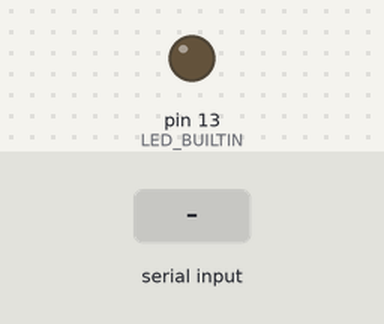
The sketch below on a simulated Arduino Uno, built with avr-gcc and run on an emulated ATmega328P. On the bench: output pins drawn as LEDs (lit = HIGH). The inputs (shaded band) are chosen by the test bench.

Above: at 1.2 s.
1.3 s: "1" received over Serial
At 2.3 s:
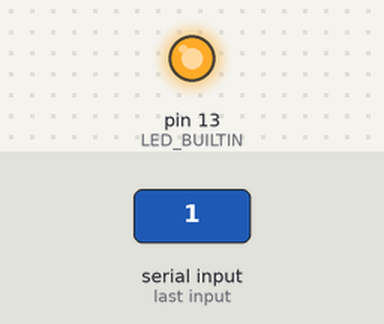
2.8 s: "2" received over Serial
At 3.5 s:
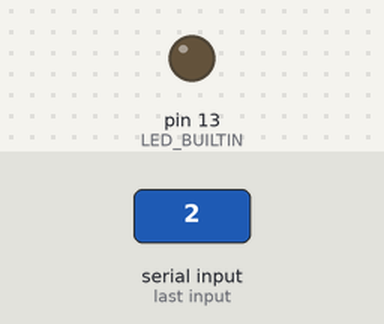
Timing chart, 0 to 5.8 s (numbered marks = the images above; inputs shaded):
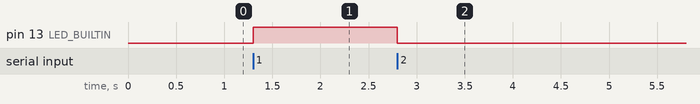

Measured:
- after the input at 1.3 s, pin 13 (LED_BUILTIN): LOW → HIGH at once
- after the input at 2.8 s, pin 13 (LED_BUILTIN): HIGH → LOW at once

The sketch:

sketch_jan23b_device.ino
```cpp
int ledPin = 9;    // LED connected to digital pin 9

void setup() {

  pinMode(LED_BUILTIN, OUTPUT);

  Serial.begin(9600);

}

// the loop function runs over and over again forever
void loop() {

}

void serialEvent() {
  while (Serial.available()) {

    int v = Serial.read();

    if(v=='1')
    {
      digitalWrite(LED_BUILTIN, HIGH);
   }
   else if(v=='2')
    {
      digitalWrite(LED_BUILTIN, LOW);
   }

  }
}
```
